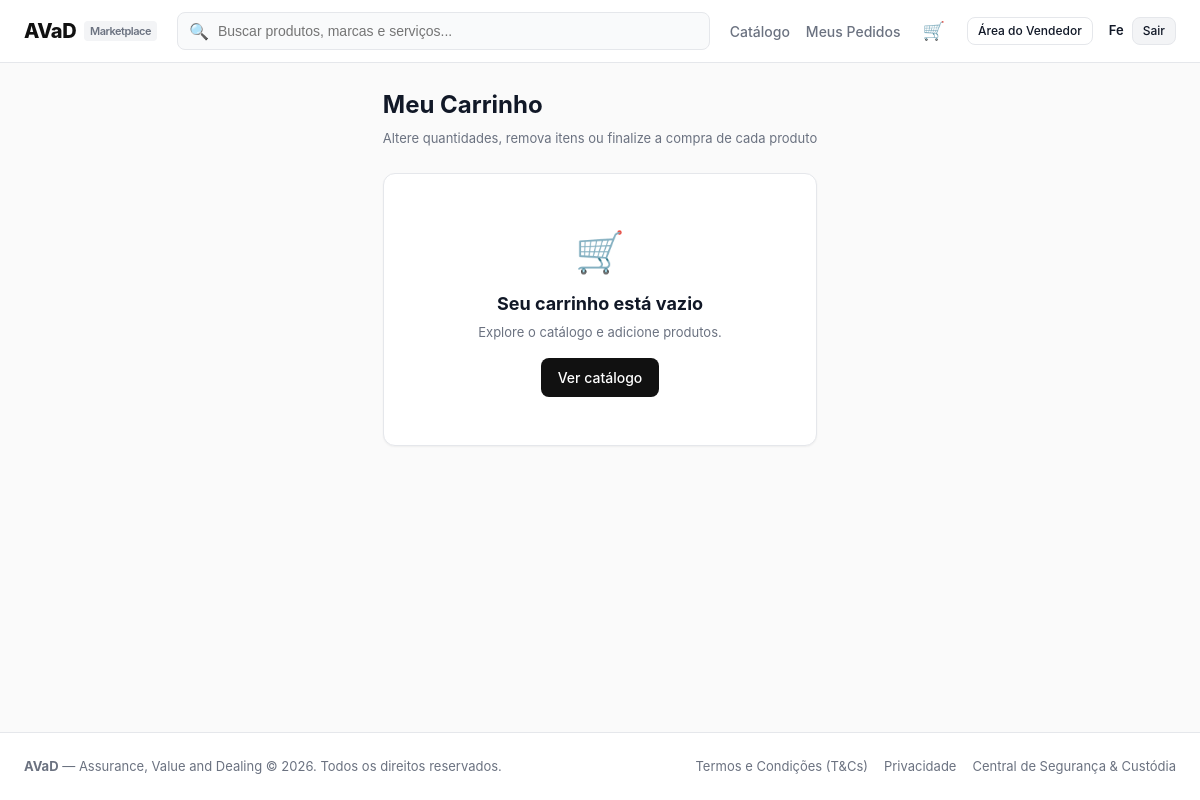
The app's page /orders/cart/ (signed in), older data.
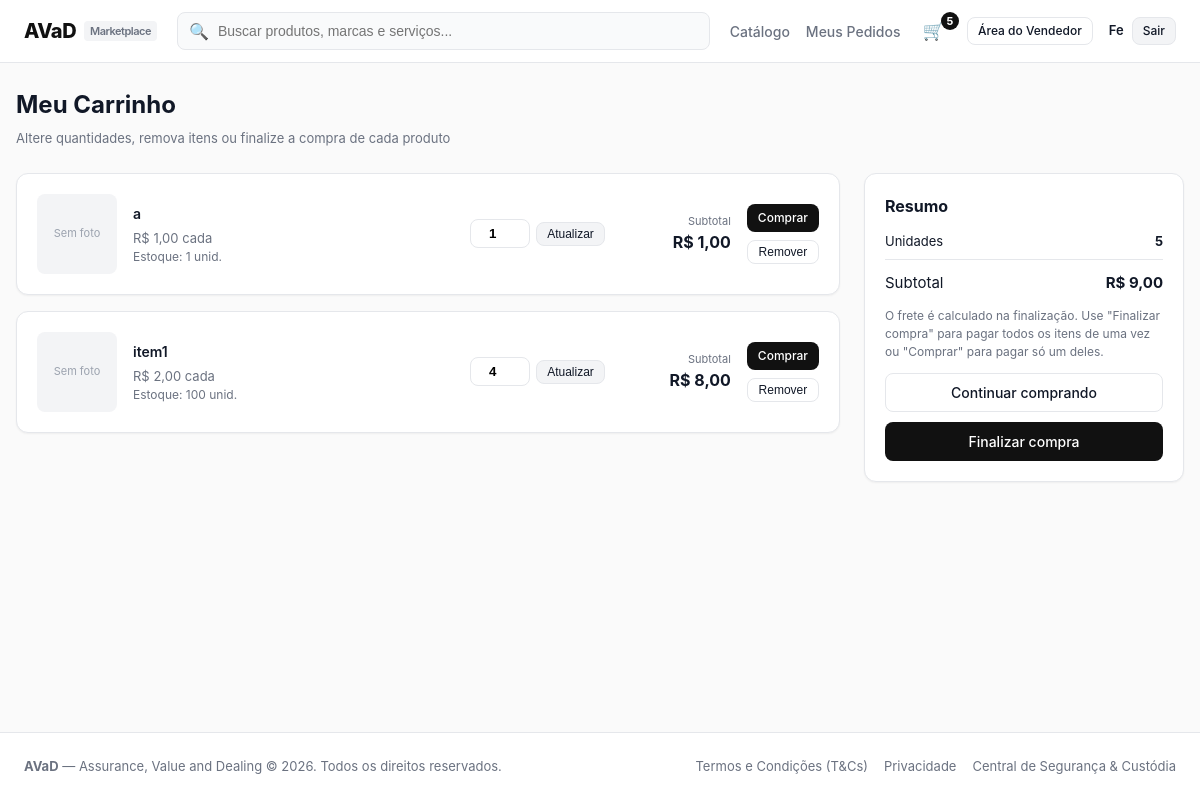
The same page, newer data.
### catalog/models.py (models this page shows, shortened)
class Product(models.Model):
    vendedor = models.ForeignKey(User, on_delete=models.CASCADE, related_name='products')
    titulo = models.CharField(max_length=200)
    categoria = models.CharField(max_length=50, choices=CATEGORIAS)
    descricao = models.TextField()
    caracteristicas = models.TextField(blank=True, help_text='Uma característica por linha')
    preco = models.DecimalField(max_digits=10, decimal_places=2)
    estoque = models.PositiveIntegerField(default=0)
    imagem = models.ImageField(upload_to='products/', blank=True, null=True)
    frete_gratis = models.BooleanField(default=False)
    ativo = models.BooleanField(default=True)
    criado_em = models.DateTimeField(auto_now_add=True)
    class Meta:
        ordering = ['-criado_em']

### orders/views.py (the view)
# urls.py: path('cart/', views.cart_view, name='cart'),
@login_required
def cart_view(request):
    items = Cart(request).items()
    total = sum(i['subtotal'] for i in items if i['disponivel'])
    return render(request, 'orders/cart.html', {'items': items, 'total': total})

### orders/cart.py (called while the page is built)
    def _qs(self):
        return CartItem.objects.filter(usuario=self.user)

    def count(self):
        total = self._qs().filter(produto__ativo=True).aggregate(t=Sum('quantidade'))['t']
        return total or 0

    def items(self):
        result = []
        for row in self._qs().select_related('produto'):
            product = row.produto
            if not product.ativo:  # anúncio desativado: sai do carrinho
                row.delete()
                continue
            qtd = row.quantidade
            disponivel = product.estoque > 0
            if disponivel:
                qtd = min(qtd, product.estoque)
            result.append({
                'product': product,
                'qtd': qtd,
                'subtotal': product.preco * qtd,
                'disponivel': disponivel,
            })
        return result

### orders/context_processors.py (called while the page is built)
def cart_count(request):
    user = getattr(request, 'user', None)
    if user is None or not user.is_authenticated:
        return {'cart_count': 0}
    return {'cart_count': Cart(request).count()}

### templates/orders/cart.html (shortened to what the changed rows need)
{% extends "base.html" %}
{% block content %}
<div style="margin-bottom: 24px;">
  <h1 style="font-size: 24px; font-weight: 700; margin-bottom: 6px;">Meu Carrinho</h1>
</div>
{% if items %}
<div style="display: flex; gap: 24px; flex-wrap: wrap; align-items: flex-start;">
  <div style="flex: 1 1 560px; display: flex; flex-direction: column; gap: 16px;">
    {% for item in items %}
      <div class="card" style="display: flex; gap: 16px; align-items: center; flex-wrap: wrap;">
        <div style="width: 80px; height: 80px; background: #F3F4F6; border-radius: var(--radius-md); overflow: hidden; display: flex; align-items: center; justify-content: center; flex-shrink: 0;">
          {% if item.product.imagem %}
            <img src="{{ item.product.imagem.url }}" alt="{{ item.product.titulo }}" style="width: 100%; height: 100%; object-fit: cover;">
          {% else %}
            <span style="font-size: 11px; color: #9CA3AF;">Sem foto</span>
          {% endif %}
        </div>
        <div style="flex: 1 1 200px; min-width: 160px;">
          <a href="{% url 'catalog:product_detail' item.product.id %}" style="font-weight: 600; font-size: 14px;">{{ item.product.titulo }}</a>
          <div style="font-size: 13px; color: var(--text-muted); margin-top: 4px;">
            R$ {{ item.product.preco|floatformat:"2g" }} cada
          </div>
          {% if item.disponivel %}
            <div style="font-size: 12px; color: var(--text-muted);">Estoque: {{ item.product.estoque }} unid.</div>
          {% else %}
            <div style="font-size: 12px; color: #B91C1C; font-weight: 600;">Produto esgotado</div>
          {% endif %}
        </div>
        {% if item.disponivel %}
          <form method="post" action="{% url 'orders:cart_update' item.product.id %}" style="display: flex; align-items: center; gap: 6px;">
            <input type="number" name="qtd" value="{{ item.qtd }}" min="1" max="{{ item.product.estoque }}"
                   onchange="this.form.submit()"
                   style="width: 60px; padding: 6px; text-align: center; font-weight: 600; border: 1px solid var(--border-color); border-radius: var(--radius-md);">
            <button type="submit" class="btn btn-secondary btn-sm">Atualizar</button>
          </form>
          <div style="min-width: 110px; text-align: right;">
            <div style="font-size: 11px; color: var(--text-muted);">Subtotal</div>
            <strong>R$ {{ item.subtotal|floatformat:"2g" }}</strong>
          </div>
        {% endif %}
        <div style="display: flex; flex-direction: column; gap: 6px;">
          {% if item.disponivel %}
            <a href="{% url 'orders:checkout' item.product.id %}?qtd={{ item.qtd }}" class="btn btn-primary btn-sm">Comprar</a>
          {% endif %}
          <form method="post" action="{% url 'orders:cart_remove' item.product.id %}">
            <button type="submit" class="btn btn-outline btn-sm btn-block">Remover</button>
          </form>
        </div>
      </div>
    {% endfor %}
  </div>
  <div class="card" style="flex: 0 0 320px;">
    <h2 style="font-size: 16px; font-weight: 700; margin-bottom: 14px;">Resumo</h2>
    <div style="display: flex; justify-content: space-between; font-size: 13px; margin-bottom: 8px;">
      <span>Unidades</span><strong>{{ cart_count }}</strong>
    </div>
    <div style="display: flex; justify-content: space-between; font-size: 15px; border-top: 1px solid var(--border-color); padding-top: 12px;">
      <span>Subtotal</span><strong>R$ {{ total|floatformat:"2g" }}</strong>
    </div>
    <p style="font-size: 12px; color: var(--text-muted); margin: 12px 0;">
      O frete é calculado na finalização. Use "Finalizar compra" para pagar todos os itens de uma vez ou "Comprar" para pagar só um deles.
    </p>
    <a href="{% url 'catalog:product_list' %}" class="btn btn-outline btn-block">Continuar comprando</a>
    {% if total %}
      <a href="{% url 'orders:cart_checkout' %}" class="btn btn-primary btn-block" style="margin-top: 10px;">Finalizar compra</a>
    {% endif %}
  </div>
</div>
{% else %}
  <div class="card" style="text-align: center; padding: 48px 16px;">
    <div style="font-size: 40px; margin-bottom: 8px;">🛒</div>
    <h2 style="font-size: 18px; font-weight: 700; margin-bottom: 6px;">Seu carrinho está vazio</h2>
    <p style="font-size: 13px; color: var(--text-muted); margin-bottom: 16px;">Explore o catálogo e adicione produtos.</p>
    <a href="{% url 'catalog:product_list' %}" class="btn btn-primary">Ver catálogo</a>
  </div>
{% endif %}
{% endblock %}

### templates/base.html (shortened to what this page needs)
{% load static %}
<!DOCTYPE html>
<html lang="pt-br">
<head>
  <link rel="stylesheet" href="{% static 'css/style.css' %}">
</head>
<body>
  <header class="navbar">
    <div class="nav-container">
      <a href="{% url 'home' %}" class="logo">
        <span>AVaD</span>
        <span class="logo-tag">Marketplace</span>
      </a>
      <form action="{% url 'catalog:product_list' %}" method="get" class="search-form">
        <span class="search-icon">🔍</span>
        <input type="text" name="q" value="{{ request.GET.q|default:'' }}" class="search-input" placeholder="Buscar produtos, marcas e serviços...">
      </form>
      <nav class="nav-links">
        <a href="{% url 'catalog:product_list' %}" class="nav-link">Catálogo</a>
        {% if user.is_authenticated %}
          <a href="{% url 'orders:my_orders' %}" class="nav-link">Meus Pedidos</a>
          <a href="{% url 'orders:cart' %}" class="nav-link cart-link" title="Carrinho" aria-label="Carrinho">
            🛒{% if cart_count %}<span class="cart-badge">{{ cart_count }}</span>{% endif %}
          </a>
          {% if user.profile.tem_cnpj or user.products.exists or request.session.tipo_usuario == 'vendedor' %}
            <a href="{% url 'dashboard:overview' %}" class="btn btn-outline btn-sm">Área do Vendedor</a>
          {% endif %}
          <div style="display: flex; align-items: center; gap: 8px;">
            <span style="font-size: 13px; font-weight: 600;">{{ user.profile.nome|default:user.username }}</span>
            <a href="{% url 'accounts:logout' %}" class="btn btn-secondary btn-sm">Sair</a>
          </div>
        {% else %}
          <a href="{% url 'accounts:login' %}" class="btn btn-outline btn-sm">Entrar</a>
          <a href="{% url 'accounts:register' %}" class="btn btn-primary btn-sm">Cadastre-se</a>
        {% endif %}
      </nav>
    </div>
  </header>
  <main class="container">
    {% block content %}{% endblock %}
  </main>
  <footer class="footer">
    <div class="footer-inner">
      <div>
        <strong>AVaD</strong> — Assurance, Value and Dealing &copy; 2026. Todos os direitos reservados.
      </div>
      <div style="display: flex; gap: 16px;">
        <a href="#">Termos e Condições (T&Cs)</a>
        <a href="#">Privacidade</a>
        <a href="#">Central de Segurança & Custódia</a>
      </div>
    </div>
  </footer>
</body>
</html>

Row changes from the older to the newer data that the page shows:
now on this page (row unchanged): Product: imagem "Sem foto", product.titulo "a", product.preco "1,00", product.estoque "1", qtd "1", subtotal "1,00"
added Product: imagem "Sem foto", product.titulo "item1", product.preco "2,00", product.estoque "100", qtd "4", subtotal "8,00"
Text that changed along with them:
{{ cart_count }}: (not shown) → "5"
{{ total|floatformat:"2g" }}: (not shown) → "9,00"
text no longer shown: "🛒 Seu carrinho está vazio Explore o catálogo e adicione produtos. Ver catálogo"
text now shown: "Resumo Unidades Subtotal R$ O frete é calculado na finalização. Use \"Finalizar compra\" para pagar todos os itens de uma vez ou \"Comprar\" para pagar só um deles. Continuar comprando Finalizar compra"
